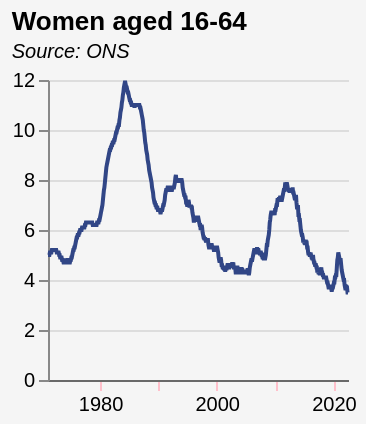

Write the Vega-Lite specification saved for this chart.
### Vega-Lite specification from a JSON file in a GitHub repository (floating-point values rounded to 4 significant figures; data arrays with more than 128 entries replaced by an {"elided": "..."} marker saying what was removed)
{"$schema": "https://vega.github.io/schema/vega-lite/v5.json", "title": {"text": "Women aged 16-64", "subtitle": " Source: ONS", "subtitleFontStyle": "italic", "subtitleFontSize": 10, "anchor": "start", "color": "black", "subtitleColor": "black"}, "config": {"background": "whitesmoke", "view": {"stroke": "transparent"}}, "width": 150, "height": 150, "data": {"values": {"elided": "618 records"}, "format": {"parse": {"date": "date"}}}, "mark": {"type": "line", "point": false, "color": "#314686"}, "encoding": {"x": {"field": "date", "type": "temporal", "axis": {"title": null, "grid": false, "labelSeparation": 10, "domainColor": "dimgrey", "labelColor": "black", "tickColor": "pink", "gridColor": "dimgrey"}}, "y": {"field": "value", "type": "quantitative", "title": ""}}}
